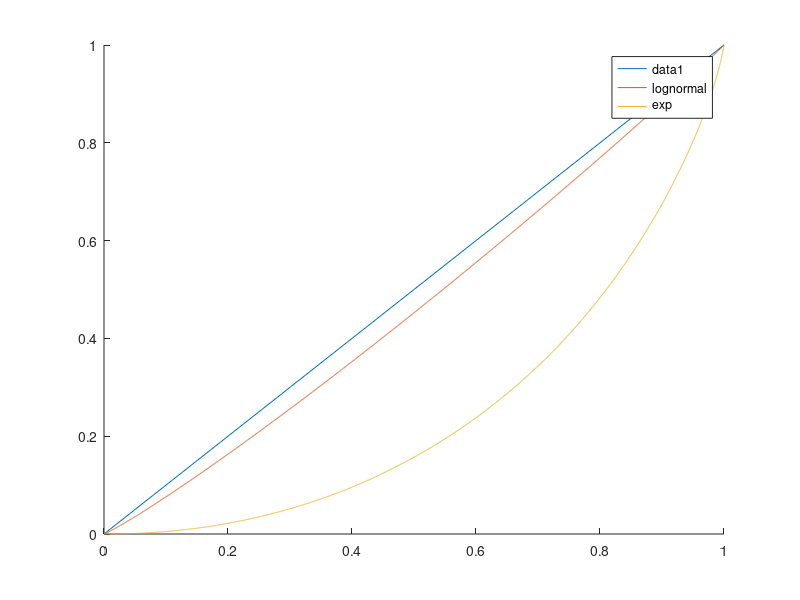

MATLAB code for this plot:
lognorm_pd = makedist('Weibull', 'a', 200, 'b', 10);

exp_mu = lognorm_pd.mean;

exp_pd = makedist('Exponential', 'mu', exp_mu);

figure();
hold on;
plot([0 1], [0 1]);

sample_size = 10000;
logn_sample = zeros(1, sample_size);
exp_sample = zeros(1, sample_size);

for idx = 1 : sample_size
    logn_sample(idx) = random(lognorm_pd);
    exp_sample(idx) = random(exp_pd);
end

sort_logn_sample = sort(logn_sample);
sort_exp_sample = sort(exp_sample);

T_logn = sum(logn_sample);
T_exp = sum(exp_sample);

x = 1/sample_size : 1/sample_size : 1;
y_logn = zeros(1,sample_size);
y_exp = zeros(1,sample_size);

for idx = 1 : sample_size
    y_logn(idx) = sum(sort_logn_sample(1:idx));
    y_exp(idx) = sum(sort_exp_sample(1:idx));
end

y_logn = y_logn / T_logn;
y_exp = y_exp / T_exp;

plot(x, y_logn, 'DisplayName', 'lognormal');
plot(x, y_exp, 'DisplayName', 'exp');

legend('show');